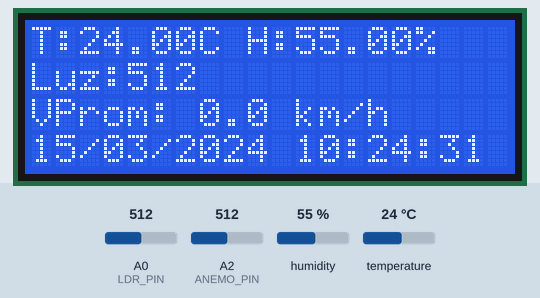
Recording of a sketch running on a simulated Arduino Uno, built with avr-gcc and run on an emulated ATmega328P. Parts: 20×4 character LCD. The inputs (shaded band) are chosen by the test bench; at power-on: humidity 55 %, A0 (LDR_PIN) = 512, temperature 24 °C, A2 (ANEMO_PIN) = 512. The local clock reads 2024-03-15 10:24:30 at power-on unless the sketch sets it; storage starts empty.

Above: at 1.3 s.
1.4 s: humidity set to 22 %
At 3.1 s:
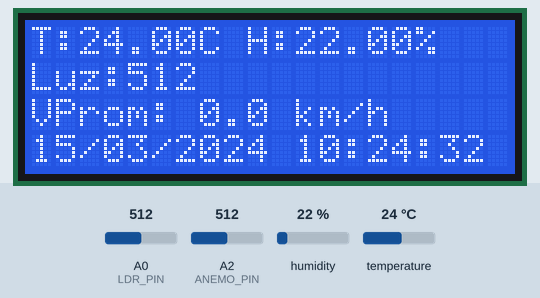
4.9 s: A0 (LDR_PIN) set to 716
At 6.4 s:
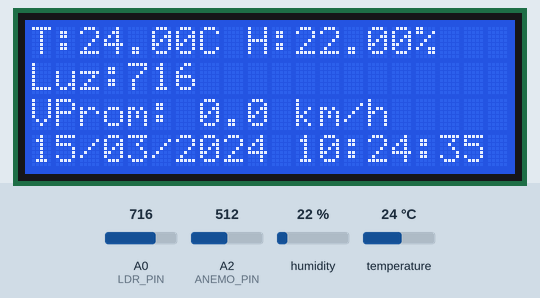
8.1 s: temperature set to 12 °C
At 9.1 s:
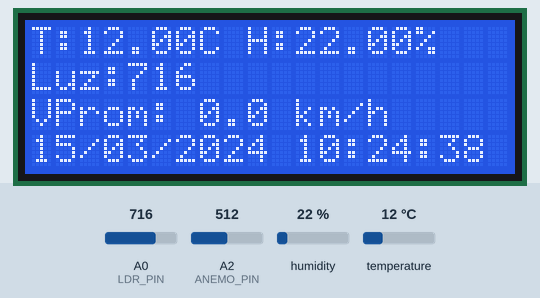
11.3 s: A0 (LDR_PIN) set to 992
At 12.8 s:
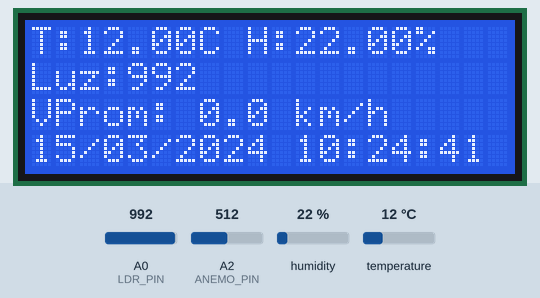
14.5 s: humidity set to 40 %
At 15.6 s:
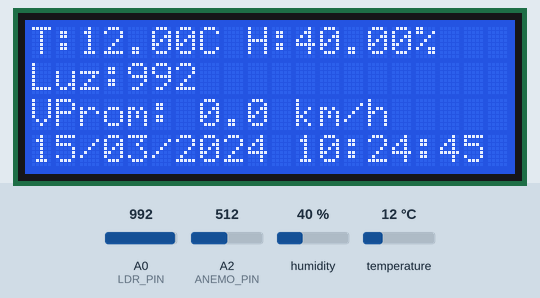
17.7 s: A0 (LDR_PIN) set to 306
At 19.3 s:
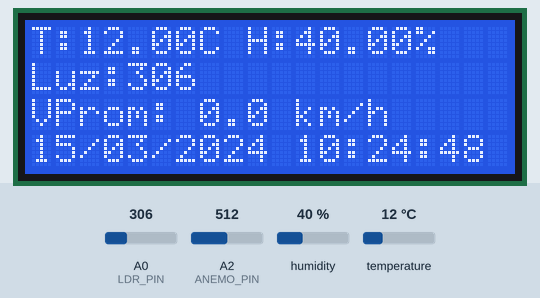
Timing chart, 0 to 20.8 s (numbered marks = the images above; inputs shaded):
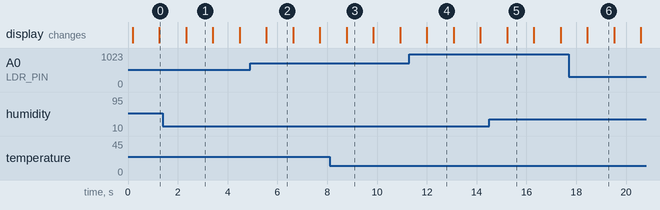

The sketch:

Estacion_final.ino
```cpp
#include <Wire.h>
#include <LiquidCrystal_I2C.h>
#include <DHT.h>
#include <SD.h>
#include <SPI.h>
#include <RTClib.h>

// --- Definición de pines y tipo de sensor ---
#define DHTPIN 2           // Pin donde está conectado el DHT11
#define DHTTYPE DHT11      // Tipo de sensor de temperatura y humedad
#define BUTTON_PIN 7       // Botón (de momento no se usa en el programa)
#define LDR_PIN A0         // Sensor de luz (LDR)
#define ANEMO_PIN A2       // Sensor de velocidad del viento (anemómetro)
#define SD_CS 10           // Pin CS del módulo micro SD

// --- Creación de objetos para usar las librerías ---
DHT dht(DHTPIN, DHTTYPE);
LiquidCrystal_I2C lcd(0x27, 20, 4);
RTC_DS3231 rtc;
File dataFile;

// --- Variables para calculo del viento ---
float voltaje = 0;
float velocidadViento = 0;
const float FACTOR_CALIBRADO = 350.0; // Ajustar según el anemómetro usado

// --- Variables para sacar el promedio cada 5 minutos ---
unsigned long tiempoInicio = 0;
const unsigned long intervaloPromedio = 300000; // 5 minutos en milisegundos
float sumaVelocidades = 0;
int cantidadLecturas = 0;
float velocidadPromedio = 0;

// --- Control para guardar en SD cada 30 minutos ---
int ultimoMinutoGuardado = -1;

void setup() {
  Serial.begin(9600);

  // Inicialización de sensores y pantalla LCD
  dht.begin();
  lcd.init();
  lcd.backlight();

  pinMode(BUTTON_PIN, INPUT_PULLUP);

  // --- Inicio de la tarjeta SD ---
  if (!SD.begin(SD_CS)) {
    lcd.setCursor(0, 0);
    lcd.print("SD fallo!");
  } else {
    lcd.setCursor(0, 0);
    lcd.print("SD OK");

    // Si el archivo no existe, se crea con encabezado
    if (!SD.exists("datos.csv")) {
      dataFile = SD.open("datos.csv", FILE_WRITE);
      if (dataFile) {
        dataFile.println("Fecha,Hora,Temp,Hum,Luz,VientoProm");
        dataFile.close();
      }
    }
  }

  // --- Inicio del RTC (reloj tiempo real) ---
  if (!rtc.begin()) {
    lcd.setCursor(0, 1);
    lcd.print("RTC no encontrado");
    while (1); // Si falla, detiene el programa
  }

  // Si el RTC se quedó sin batería, lo ajusta con la hora de la PC
  if (rtc.lostPower()) {
    rtc.adjust(DateTime(F(__DATE__), F(__TIME__)));
  }

  // Inicia el contador para el promedio de viento
  tiempoInicio = millis();
}

void loop() {

  // --- Lectura de sensores ---
  float temp = dht.readTemperature();
  float hum = dht.readHumidity();
  int luz = analogRead(LDR_PIN);

  // --- Lectura del anemómetro ---
  int lectura = analogRead(ANEMO_PIN);
  voltaje = lectura * (5.0 / 1023.0);
  velocidadViento = voltaje * FACTOR_CALIBRADO;

  // Se acumulan valores para el promedio
  sumaVelocidades += velocidadViento;
  cantidadLecturas++;

  // --- Si pasaron 5 minutos, calcula el promedio ---
  if (millis() - tiempoInicio >= intervaloPromedio) {
    velocidadPromedio = sumaVelocidades / cantidadLecturas;

    // Reinicia contadores
    tiempoInicio = millis();
    sumaVelocidades = 0;
    cantidadLecturas = 0;
  }

  // --- Obtener fecha y hora del RTC ---
  DateTime now = rtc.now();
  char fecha[11];
  char hora[9];
  sprintf(fecha, "%02d/%02d/%04d", now.day(), now.month(), now.year());
  sprintf(hora, "%02d:%02d:%02d", now.hour(), now.minute(), now.second());

  // --- Mostrar los datos en la pantalla LCD ---
  lcd.clear();
  lcd.setCursor(0, 0);
  lcd.print("T:"); lcd.print(temp); lcd.print("C H:"); lcd.print(hum); lcd.print("%");

  lcd.setCursor(0, 1);
  lcd.print("Luz:"); lcd.print(luz);

  lcd.setCursor(0, 2);
  lcd.print("VProm: "); lcd.print(velocidadPromedio, 1); lcd.print(" km/h");

  lcd.setCursor(0, 3);
  lcd.print(fecha); lcd.print(" "); lcd.print(hora);

  // --- Guardado de datos en la SD cada 30 minutos ---
  if (now.minute() % 30 == 0 && now.minute() != ultimoMinutoGuardado) {
    dataFile = SD.open("datos.csv", FILE_WRITE);
    if (dataFile) {
      dataFile.print(fecha); dataFile.print(",");
      dataFile.print(hora); dataFile.print(",");
      dataFile.print(temp); dataFile.print(",");
      dataFile.print(hum); dataFile.print(",");
      dataFile.print(luz); dataFile.print(",");
      dataFile.println(velocidadPromedio, 1);
      dataFile.close();

      ultimoMinutoGuardado = now.minute(); // Guarda el minuto para no repetir
    }
  }

  delay(1000); // Espera 1 segundo antes del próximo ciclo
}
```
